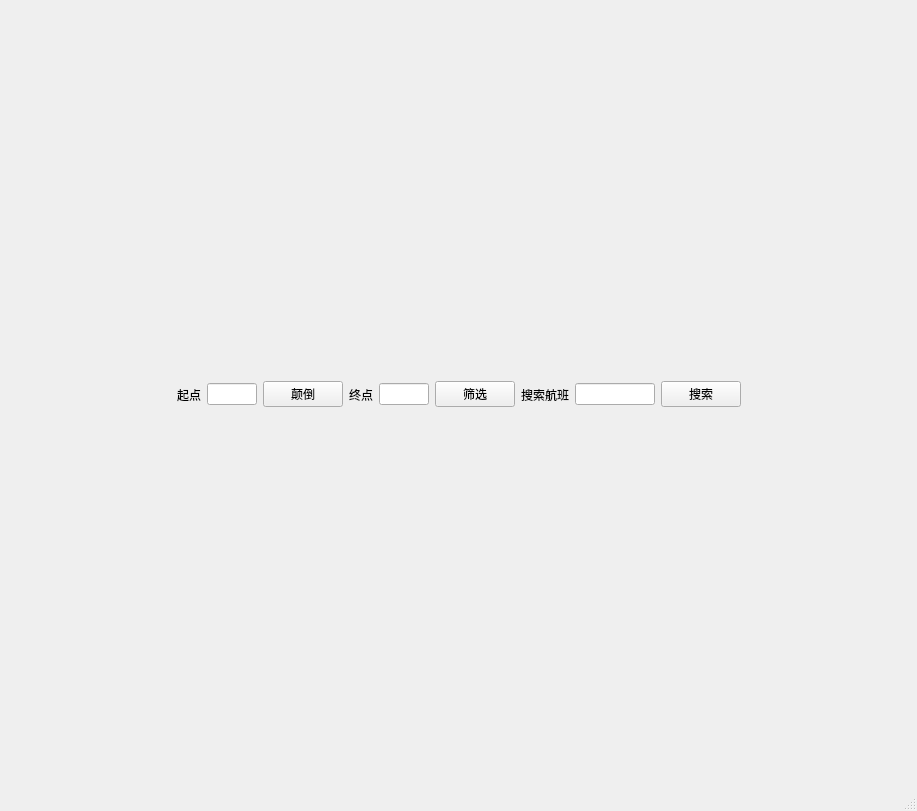
<?xml version="1.0" encoding="UTF-8"?>
<ui version="4.0">
 <class>UserMainWindow</class>
 <widget class="QMainWindow" name="UserMainWindow">
  <property name="geometry">
   <rect>
    <x>0</x>
    <y>0</y>
    <width>917</width>
    <height>811</height>
   </rect>
  </property>
  <property name="windowTitle">
   <string>MainWindow</string>
  </property>
  <widget class="QWidget" name="centralwidget">
   <layout class="QVBoxLayout" name="verticalLayout">
    <item>
     <widget class="QWidget" name="widget_22" native="true">
      <layout class="QHBoxLayout" name="horizontalLayout_13">
       <item>
        <spacer name="horizontalSpacer_13">
         <property name="orientation">
          <enum>Qt::Orientation::Horizontal</enum>
         </property>
         <property name="sizeHint" stdset="0">
          <size>
           <width>40</width>
           <height>20</height>
          </size>
         </property>
        </spacer>
       </item>
       <item>
        <widget class="QLabel" name="label_22">
         <property name="text">
          <string>起点</string>
         </property>
        </widget>
       </item>
       <item>
        <widget class="QLineEdit" name="StartPointLine">
         <property name="maximumSize">
          <size>
           <width>50</width>
           <height>16777215</height>
          </size>
         </property>
        </widget>
       </item>
       <item>
        <widget class="QPushButton" name="ReverseBtn">
         <property name="text">
          <string>颠倒</string>
         </property>
        </widget>
       </item>
       <item>
        <widget class="QLabel" name="label_23">
         <property name="text">
          <string>终点</string>
         </property>
        </widget>
       </item>
       <item>
        <widget class="QLineEdit" name="EndPointLine">
         <property name="maximumSize">
          <size>
           <width>50</width>
           <height>16777215</height>
          </size>
         </property>
        </widget>
       </item>
       <item>
        <widget class="QPushButton" name="FilterBtn">
         <property name="text">
          <string>筛选</string>
         </property>
        </widget>
       </item>
       <item>
        <widget class="QLabel" name="label_24">
         <property name="text">
          <string>搜索航班</string>
         </property>
        </widget>
       </item>
       <item>
        <widget class="QLineEdit" name="SeekLine">
         <property name="maximumSize">
          <size>
           <width>80</width>
           <height>16777215</height>
          </size>
         </property>
        </widget>
       </item>
       <item>
        <widget class="QPushButton" name="SeekBtn">
         <property name="text">
          <string>搜索</string>
         </property>
        </widget>
       </item>
       <item>
        <spacer name="horizontalSpacer_14">
         <property name="orientation">
          <enum>Qt::Orientation::Horizontal</enum>
         </property>
         <property name="sizeHint" stdset="0">
          <size>
           <width>40</width>
           <height>20</height>
          </size>
         </property>
        </spacer>
       </item>
      </layout>
     </widget>
    </item>
   </layout>
  </widget>
  <widget class="QStatusBar" name="statusbar"/>
 </widget>
 <resources/>
 <connections/>
</ui>
